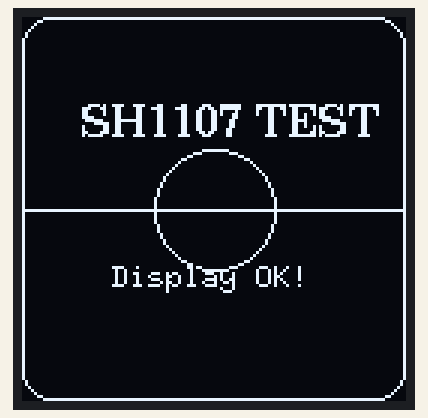
Bench run of a sketch on a simulated Arduino Uno, built with avr-gcc and run on an emulated ATmega328P. Parts: 128×128 one-colour display.

Above: at 0.9 s.

The sketch:

BLKLab_02_Code_Test_Man_Hinh_OLED_1_5inh.ino
```cpp
#include <U8g2lib.h>

// Khởi tạo màn hình SH1107 128x128 I2C
U8G2_SH1107_SEEED_128X128_1_HW_I2C u8g2(U8G2_R0);

void setup() {
  u8g2.begin();
}

void loop() {
  u8g2.firstPage();
  do {
    // 1. Vẽ khung viền bo tròn (để test bao quanh màn hình)
    u8g2.drawRFrame(0, 0, 128, 128, 10);

    // 2. Vẽ một đường kẻ ngang chính giữa
    u8g2.drawLine(0, 64, 128, 64);

    // 3. Vẽ một hình tròn ở giữa màn hình
    u8g2.drawCircle(64, 64, 20);

    // 4. Hiển thị chữ để test font
    u8g2.setFont(u8g2_font_ncenB10_tr);
    u8g2.drawStr(20, 40, "SH1107 TEST");

    // 5. Hiển thị thông báo trạng thái
    u8g2.setFont(u8g2_font_6x10_tr);
    u8g2.drawStr(30, 90, "Display OK!");

  } while (u8g2.nextPage());

  delay(1000); // Tạm dừng để dễ quan sát
}
```
